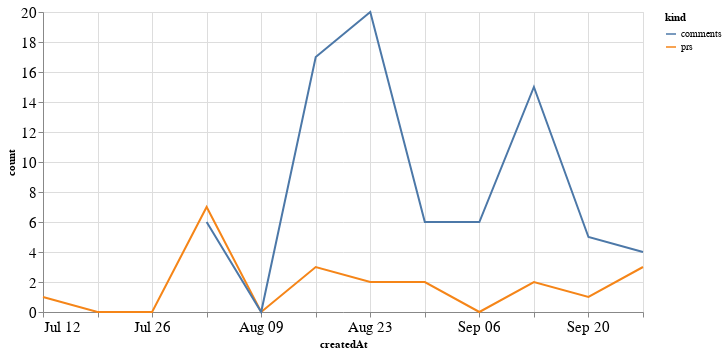

Notebook cell for this chart:
### Code cell
alt.Chart(total_time, width=600).mark_line().encode(
    x='createdAt',
    y='count',
    color='kind'
)

### Figure 1 — Vega-Lite specification as saved in the notebook (floating-point values rounded to 4 significant figures)
{"config": {"axisLeft": {"labelFontSize": 15}, "axisBottom": {"labelFontSize": 15}}, "data": {"name": "data-62b6fabb9c7c930b74ec4d01fd1531e7"}, "mark": "line", "encoding": {"color": {"type": "nominal", "field": "kind"}, "x": {"type": "temporal", "field": "createdAt"}, "y": {"type": "quantitative", "field": "count"}}, "width": 600, "$schema": "https://vega.github.io/schema/vega-lite/v4.8.1.json", "datasets": {"data-62b6fabb9c7c930b74ec4d01fd1531e7": [{"createdAt": "2020-07-12T00:00:00", "kind": "prs", "count": 1.0}, {"createdAt": "2020-07-19T00:00:00", "kind": "prs", "count": 0.0}, {"createdAt": "2020-07-26T00:00:00", "kind": "prs", "count": 0.0}, {"createdAt": "2020-08-02T00:00:00", "kind": "prs", "count": 7.0}, {"createdAt": "2020-08-09T00:00:00", "kind": "prs", "count": 0.0}, {"createdAt": "2020-08-16T00:00:00", "kind": "prs", "count": 3.0}, {"createdAt": "2020-08-23T00:00:00", "kind": "prs", "count": 2.0}, {"createdAt": "2020-08-30T00:00:00", "kind": "prs", "count": 2.0}, {"createdAt": "2020-09-06T00:00:00", "kind": "prs", "count": 0.0}, {"createdAt": "2020-09-13T00:00:00", "kind": "prs", "count": 2.0}, {"createdAt": "2020-09-20T00:00:00", "kind": "prs", "count": 1.0}, {"createdAt": "2020-09-27T00:00:00", "kind": "prs", "count": 3.0}, {"createdAt": "2020-07-12T00:00:00", "kind": "comments", "count": null}, {"createdAt": "2020-07-19T00:00:00", "kind": "comments", "count": null}, {"createdAt": "2020-07-26T00:00:00", "kind": "comments", "count": null}, {"createdAt": "2020-08-02T00:00:00", "kind": "comments", "count": 6.0}, {"createdAt": "2020-08-09T00:00:00", "kind": "comments", "count": 0.0}, {"createdAt": "2020-08-16T00:00:00", "kind": "comments", "count": 17.0}, {"createdAt": "2020-08-23T00:00:00", "kind": "comments", "count": 20.0}, {"createdAt": "2020-08-30T00:00:00", "kind": "comments", "count": 6.0}, {"createdAt": "2020-09-06T00:00:00", "kind": "comments", "count": 6.0}, {"createdAt": "2020-09-13T00:00:00", "kind": "comments", "count": 15.0}, {"createdAt": "2020-09-20T00:00:00", "kind": "comments", "count": 5.0}, {"createdAt": "2020-09-27T00:00:00", "kind": "comments", "count": 4.0}]}}
